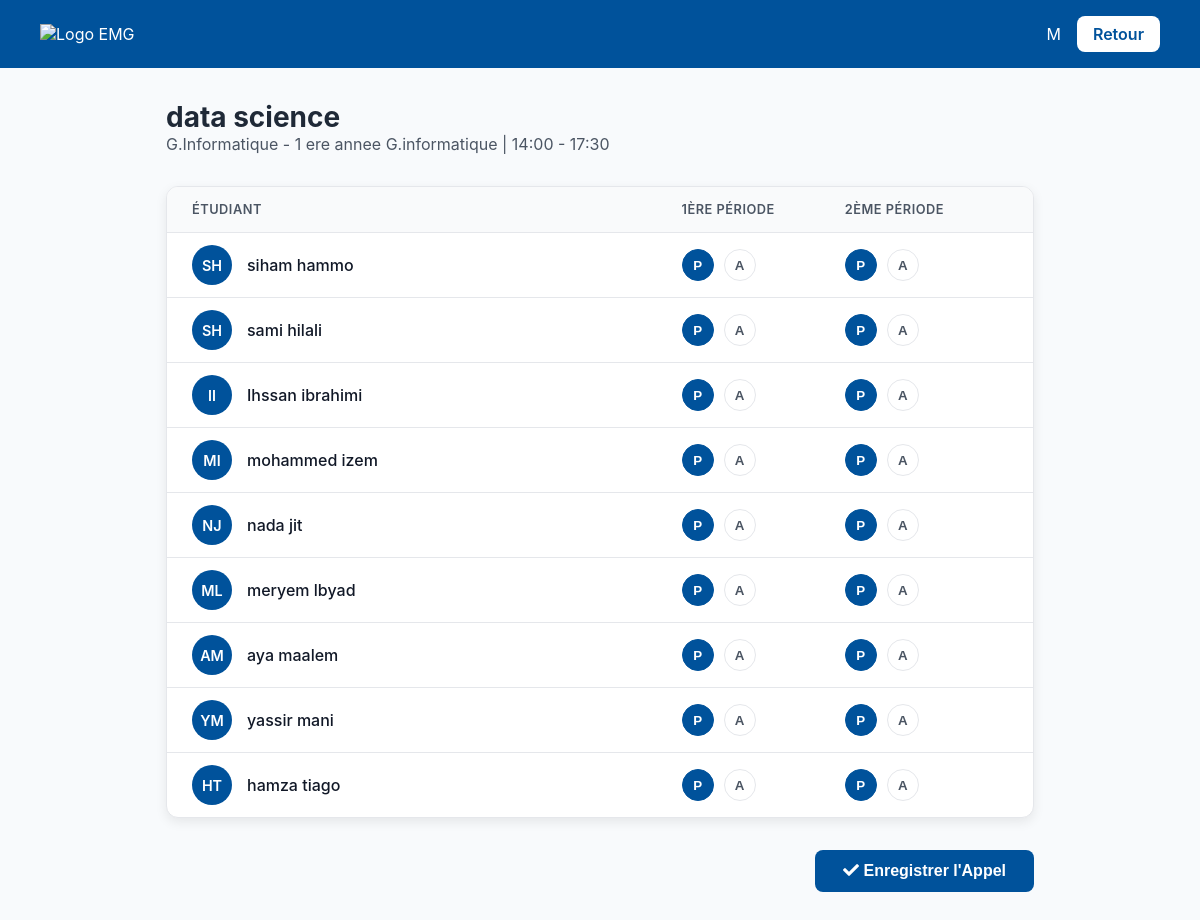
Page /teacher_view.php?session_id=16 (signed in) on the committed database.
### tables this page shows
CREATE TABLE `timetable` (
  `timetable_id` int(11) NOT NULL,
  `group_id` int(11) DEFAULT NULL,
  `module_id` int(11) DEFAULT NULL,
  `teacher_id` int(11) DEFAULT NULL,
  `day_of_week` enum('Monday','Tuesday','Wednesday','Thursday','Friday','Saturday','Sunday') NOT NULL,
  `start_time` time NOT NULL,
  `end_time` time NOT NULL,
  `is_active` tinyint(1) NOT NULL DEFAULT 1 COMMENT '1 = Actif, 0 = Annulé/Supprimé'
);

CREATE TABLE `modules` (
  `module_id` int(11) NOT NULL,
  `module_name` varchar(100) NOT NULL,
  `class_id` int(11) DEFAULT NULL
);

CREATE TABLE `classes` (
  `class_id` int(11) NOT NULL,
  `class_name` varchar(100) NOT NULL
);

CREATE TABLE `groups` (
  `group_id` int(11) NOT NULL,
  `group_name` varchar(100) NOT NULL,
  `class_id` int(11) DEFAULT NULL
);

CREATE TABLE `students` (
  `student_id` int(11) NOT NULL,
  `first_name` varchar(100) NOT NULL,
  `last_name` varchar(100) NOT NULL,
  `parent_email` varchar(255) NOT NULL,
  `group_id` int(11) DEFAULT NULL
);

### teacher_view.php (the view, shortened to what this page needs)
<?php
include 'db_connect.php';
$session_id = (int)$_GET['session_id'];
$session_query = $conn->prepare("
    SELECT tt.group_id, tt.start_time, tt.end_time, tt.day_of_week, m.module_name, c.class_name, g.group_name
    FROM timetable tt
    JOIN modules m ON tt.module_id = m.module_id
    JOIN `groups` g ON tt.group_id = g.group_id
    JOIN classes c ON g.class_id = c.class_id
    WHERE tt.timetable_id = ? AND tt.teacher_id = ? AND tt.is_active = 1
");
$session_query->bind_param("ii", $session_id, $_SESSION['teacher_id']);
$session_query->execute();
$session_result = $session_query->get_result();
$session = $session_result->fetch_assoc();
$group_id = $session['group_id'];
$days_map = ['Monday' => 1, 'Tuesday' => 2, 'Wednesday' => 3, 'Thursday' => 4, 'Friday' => 5, 'Saturday' => 6, 'Sunday' => 7];
$session_day_numeric = $days_map[$session['day_of_week']];
$current_day_numeric = date('N');
$is_session_today = ($session_day_numeric == $current_day_numeric);
$existing_attendance = [];
$students_query = $conn->prepare("SELECT student_id, first_name, last_name FROM students WHERE group_id = ? ORDER BY last_name, first_name");
$students_query->bind_param("i", $group_id);
$students_query->execute();
$students_result = $students_query->get_result();
function getInitials($firstName, $lastName) {
    $first = !empty($firstName) ? mb_substr(trim($firstName), 0, 1) : '';
    $last = !empty($lastName) ? mb_substr(trim($lastName), 0, 1) : '';
    return strtoupper($first . $last);
}
?>
<!DOCTYPE html>
<html lang="fr">
<head>
    <link rel="stylesheet" href="https://cdnjs.cloudflare.com/ajax/libs/font-awesome/5.15.4/css/all.min.css">
</head>
<body>
    <header class="emg-header">
        <div class="logo"><img src="assets/logo-emg.png" alt="Logo EMG"></div>
        <div class="user-info">
            <span><?php echo htmlspecialchars($_SESSION['teacher_name']); ?></span>
            <a href="dashboard.php" class="btn-logout">Retour</a>
        </div>
    </header>
    <main class="page-container">
        <div class="page-header">
            <h1><?php echo htmlspecialchars($session['module_name']); ?></h1>
            <p><?php echo htmlspecialchars($session['class_name'] . ' - ' . $session['group_name']); ?> | <?php echo date('H:i', strtotime($session['start_time'])) . ' - ' . date('H:i', strtotime($session['end_time'])); ?></p>
        </div>
        <form action="process_attendance.php" method="post">
            <div class="attendance-container">
                <div class="list-header">
                    <span>Étudiant</span><span>1ère Période</span><span>2ème Période</span>
                </div>
                <?php while($student = $students_result->fetch_assoc()):
                    $student_id = $student['student_id'];
                    $status_p1 = $existing_attendance[$student_id][1] ?? 'Present';
                    $status_p2 = $existing_attendance[$student_id][2] ?? 'Present';
                ?>
                    <div class="student-row">
                        <div class="student-details">
                            <div class="avatar"><?php echo getInitials($student['first_name'], $student['last_name']); ?></div>
                            <span class="student-name"><?php echo htmlspecialchars($student['first_name'] . ' ' . $student['last_name']); ?></span>
                        </div>
                        <div class="period-controls">
                            <button type="button" class="btn-attendance-circle btn-present <?php echo $status_p1 === 'Present' ? 'active' : ''; ?>" <?php if (!$is_session_today) echo 'disabled'; ?>>P</button>
                            <button type="button" class="btn-attendance-circle btn-absent <?php echo $status_p1 === 'Absent' ? 'active' : ''; ?>" <?php if (!$is_session_today) echo 'disabled'; ?>>A</button>
                        </div>
                        <div class="period-controls">
                            <button type="button" class="btn-attendance-circle btn-present <?php echo $status_p2 === 'Present' ? 'active' : ''; ?>" <?php if (!$is_session_today) echo 'disabled'; ?>>P</button>
                            <button type="button" class="btn-attendance-circle btn-absent <?php echo $status_p2 === 'Absent' ? 'active' : ''; ?>" <?php if (!$is_session_today) echo 'disabled'; ?>>A</button>
                        </div>
                    </div>
                <?php endwhile; ?>
            </div>
            <div class="form-actions">
                <button type="submit" class="btn-submit" <?php if (!$is_session_today) echo 'disabled'; ?>><i class="fas fa-check"></i> Enregistrer l'Appel</button>
            </div>
        </form>
    </main>
</body>
</html>

### teacher_view.php (style rules this page uses)
:root { --emg-blue: #00529b; --emg-yellow: #ffd100; --danger-color: #dc3545; --text-light: #ffffff; --background-light: #f8fafc; --border-color: #e5e7eb; --text-dark: #1f2937; --text-medium: #4b5563; }
* { box-sizing: border-box; margin: 0; padding: 0; }
body { font-family: -apple-system, BlinkMacSystemFont, "Segoe UI", Roboto, Helvetica, Arial, sans-serif; background-color: var(--background-light); color: var(--text-dark); }
.emg-header { display: flex; justify-content: space-between; align-items: center; padding: 16px 40px; background-color: var(--emg-blue); color: var(--text-light); }
.emg-header .logo img { height: 40px; }
.user-info { display: flex; align-items: center; gap: 16px; }
.btn-logout { display: inline-block; padding: 8px 16px; background-color: var(--text-light); color: var(--emg-blue); text-decoration: none; border-radius: 8px; font-weight: 600; transition: background-color 0.2s, color 0.2s; }
.page-container { max-width: 900px; margin: 2rem auto; padding: 0 1rem; }
.page-header { margin-bottom: 2rem; }
.page-header h1 { font-size: 28px; font-weight: 700; color: var(--text-dark); }
.page-header p { color: var(--text-medium); }
.attendance-container { background-color: #fff; border-radius: 12px; box-shadow: 0 4px 12px rgba(0,0,0,0.08); overflow: hidden; border: 1px solid var(--border-color); }
.list-header { display: grid; grid-template-columns: 3fr 1fr 1fr; padding: 15px 25px; background-color: #f9fafb; color: var(--text-medium); font-weight: 600; font-size: 0.8rem; text-transform: uppercase; letter-spacing: 0.5px; }
.student-row { display: grid; grid-template-columns: 3fr 1fr 1fr; align-items: center; padding: 12px 25px; border-top: 1px solid var(--border-color); }
.student-details { display: flex; align-items: center; gap: 15px; }
.avatar { width: 40px; height: 40px; border-radius: 50%; background-color: var(--emg-blue); color: white; display: flex; align-items: center; justify-content: center; font-weight: 600; font-size: 0.9rem; }
.student-name { font-weight: 500; color: #111827; }
.period-controls { display: flex; align-items: center; gap: 10px; }
.btn-attendance-circle { width: 32px; height: 32px; border-radius: 50%; border: 1px solid var(--border-color); background-color: #fff; color: var(--text-medium); font-weight: bold; cursor: pointer; transition: all 0.2s ease-in-out; }
.btn-attendance-circle.active.btn-present { background-color: var(--emg-blue); color: white; border-color: var(--emg-blue); }
.form-actions { margin-top: 2rem; text-align: right; }
.btn-submit { padding: 12px 28px; border-radius: 8px; border: none; background-color: var(--emg-blue); color: white; font-size: 1rem; font-weight: 600; cursor: pointer; transition: background-color 0.2s; }

### rows in the picture
timetable: module.module_name "data science", classes.class_name "G.Informatique - 1 ere annee G.informatique", start_time "14:00", end_time "17:30"
students: first_name+last_name "SH", first_name+last_name "siham hammo"
students: first_name+last_name "SH", first_name+last_name "sami hilali"
students: first_name+last_name "II", first_name+last_name "Ihssan ibrahimi"
students: first_name+last_name "MI", first_name+last_name "mohammed izem"
students: first_name+last_name "NJ", first_name+last_name "nada jit"
students: first_name+last_name "ML", first_name+last_name "meryem lbyad"
students: first_name+last_name "AM", first_name+last_name "aya maalem"
students: first_name+last_name "YM", first_name+last_name "yassir mani"
students: first_name+last_name "HT", first_name+last_name "hamza tiago"

### other values in the picture
$_SESSION['teacher_name'] "M"
